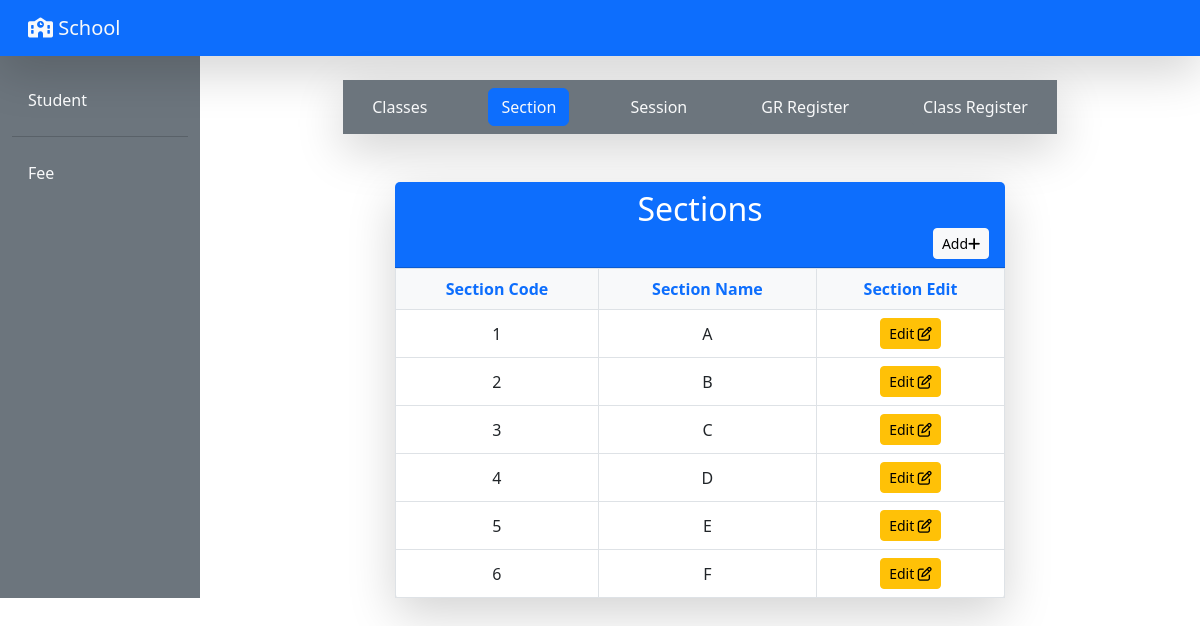
Screenshot of /section/ with the database file from the repository.
### student/models.py (models this page shows, shortened)
class Section(models.Model):
    section_code = models.AutoField(primary_key = True)
    section_name = models.CharField(max_length = 200)

### student/views.py (the view)
# urls.py: path('section/', views.section, name = 'section'),
def section(request):
    sections = Section.objects.all()
    return render(request, 'section/sections.html', locals())

### student/templates/section/sections.html (shortened to what this page needs)
{% extends 'front_pages/base2.html' %}
{% block my %}
    <div class="container mt-5">
        <div class="row justify-content-center">
            <div class="col-lg-8 col-md-10">
                <div class="card shadow-lg border-0">
                    <div class="card-header bg-primary text-white">
                        <h2 class="text-center mb-0">Sections</h2>
                        <a class="btn btn-light btn-sm float-end" href="{% url 'section_add' %}">Add<i class="fa-solid fa-plus"></i></a>
                    </div>
                    <div class="card-body p-0">
                        <table class="table table-hover table-bordered mb-0">
                            <thead class="bg-light">
                                <tr class="text-center">
                                    <th class="text-primary">Section Code</th>
                                    <th class="text-primary">Section Name</th>
                                    <th class="text-primary">Section Edit</th>
                                </tr>
                            </thead>
                            <tbody>
                                {% for sections in sections %}
                                    <tr class="text-center align-middle">
                                        <td>{{ sections.section_code }}</td>
                                        <td>{{ sections.section_name }}</td>
                                        <td><a class="btn btn-warning btn-sm" href="{% url 'section_edit' sections.section_code %}">Edit <i class="fa-regular  fa-pen-to-square"></i></a></td>
                                    </tr>
                                {% endfor %}
                            </tbody>
                        </table>
                    </div>
                </div>
            </div>
        </div>
    </div>
{% endblock my %}

### rows the page displays
Section: section_code "1", section_name "A"
Section: section_code "2", section_name "B"
Section: section_code "3", section_name "C"
Section: section_code "4", section_name "D"
Section: section_code "5", section_name "E"
Section: section_code "6", section_name "F"
